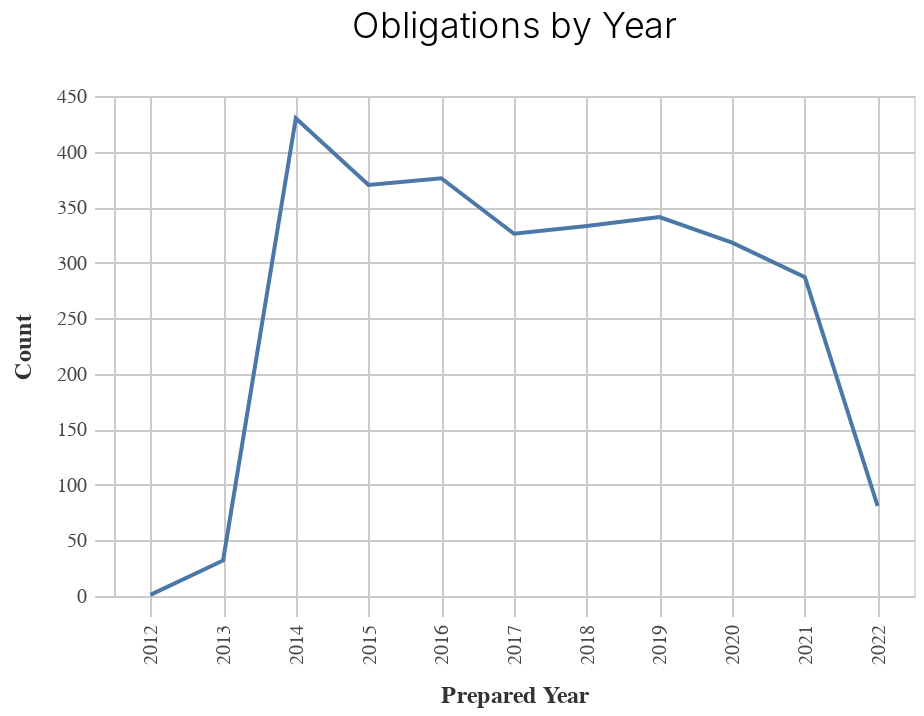
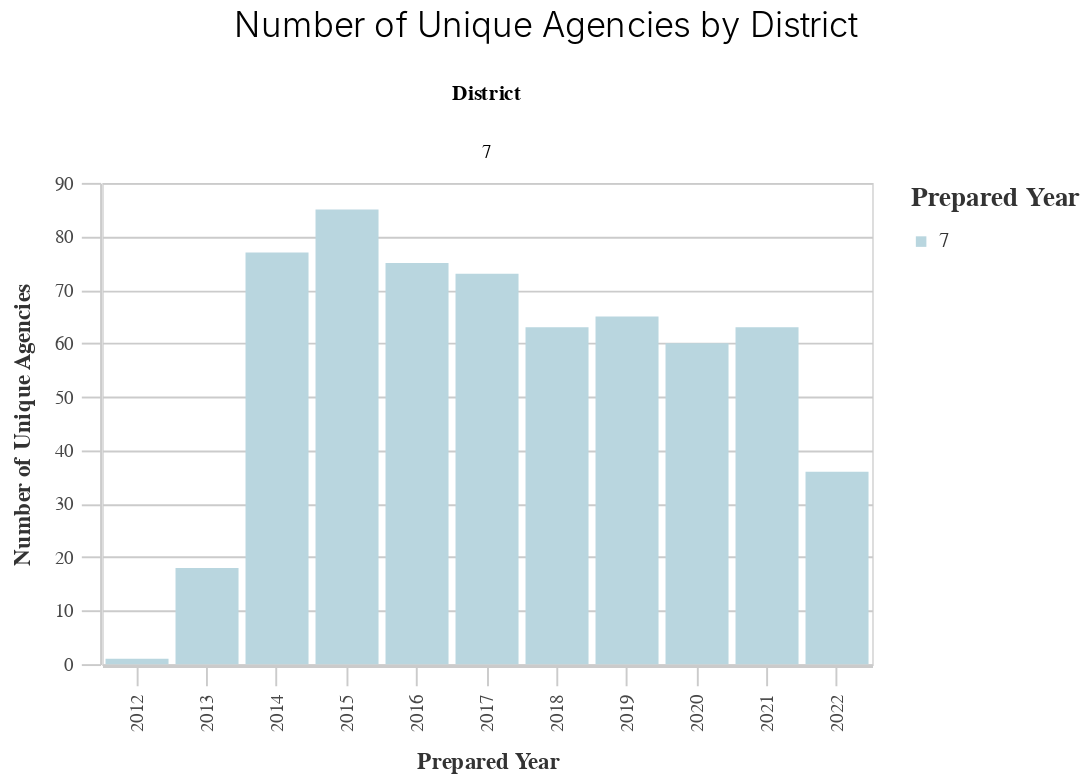
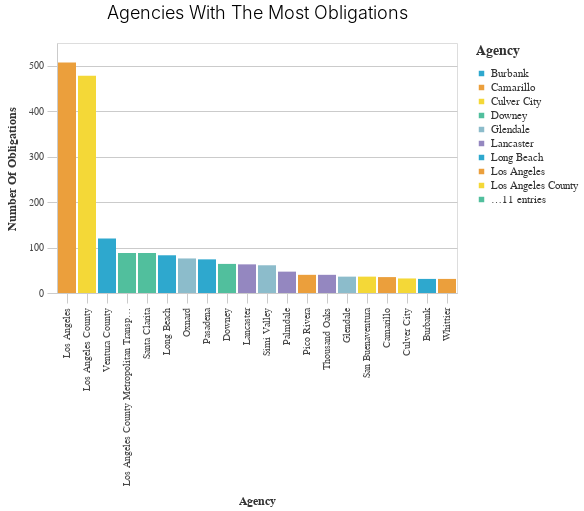
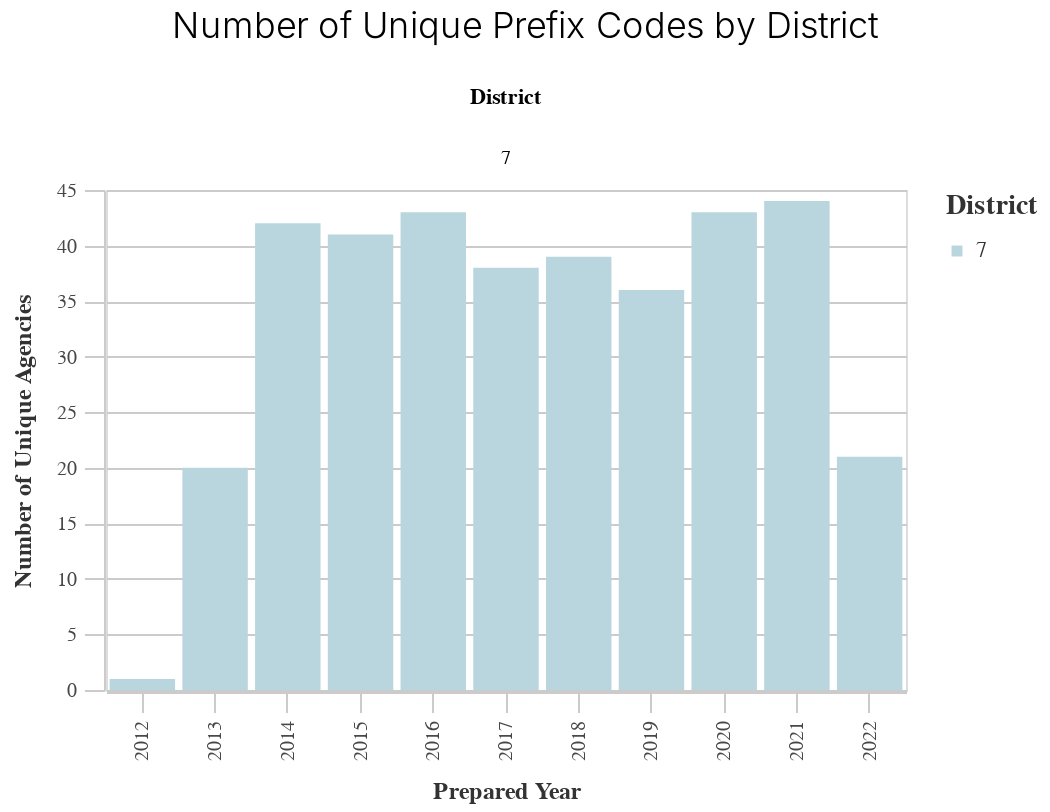

Source (notebook cell) for these figures, in order:
### Code cell
gen_report.make_charts(df, district)

### Figure 1 — Vega-Lite specification as saved in the notebook (floating-point values rounded to 4 significant figures)
{"config": {"view": {"continuousWidth": 400, "continuousHeight": 300}, "axis": {"domainColor": "#cbcbcb", "grid": true, "gridColor": "#cbcbcb", "gridWidth": 1, "labelColor": "#474747", "labelFont": "Nunito Sans", "labelFontSize": 10, "labelPadding": 4, "tickColor": "#cbcbcb", "tickSize": 10, "titleColor": "#333", "titleFont": "Raleway", "titleFontSize": 12, "titlePadding": 10}, "axisBand": {"grid": false}, "background": "white", "font": "Raleway", "header": {"labelFont": "Nunito Sans", "titleFont": "Raleway"}, "legend": {"labelColor": "#333", "labelFont": "Nunito Sans", "labelFontSize": 11, "labelLimit": 0, "padding": 1, "symbolSize": 30, "symbolType": "square", "titleColor": "#333", "titleFont": "Raleway", "titleFontSize": 14, "titlePadding": 10}, "title": {"anchor": "middle", "font": "Raleway", "fontSize": 18, "fontWeight": 300, "offset": 20}}, "data": {"name": "data-9c0049493062d7ccfa33e9368b40f7c0"}, "mark": "line", "encoding": {"tooltip": [{"field": "Year", "type": "quantitative"}, {"field": "count", "type": "quantitative"}], "x": {"field": "Year", "title": "Prepared Year", "type": "ordinal"}, "y": {"field": "count", "title": "Count", "type": "quantitative"}}, "height": 250, "title": "Obligations by Year", "width": 400, "$schema": "https://vega.github.io/schema/vega-lite/v4.17.0.json", "datasets": {"data-9c0049493062d7ccfa33e9368b40f7c0": [{"Year": 2014.0, "count": 430, "variable": "prepared_y"}, {"Year": 2016.0, "count": 376, "variable": "prepared_y"}, {"Year": 2015.0, "count": 370, "variable": "prepared_y"}, {"Year": 2019.0, "count": 341, "variable": "prepared_y"}, {"Year": 2018.0, "count": 333, "variable": "prepared_y"}, {"Year": 2017.0, "count": 326, "variable": "prepared_y"}, {"Year": 2020.0, "count": 318, "variable": "prepared_y"}, {"Year": 2021.0, "count": 287, "variable": "prepared_y"}, {"Year": 2022.0, "count": 81, "variable": "prepared_y"}, {"Year": 2013.0, "count": 32, "variable": "prepared_y"}, {"Year": 2012.0, "count": 1, "variable": "prepared_y"}]}}

### Figure 2 — Vega-Lite specification as saved in the notebook (floating-point values rounded to 4 significant figures)
{"config": {"view": {"continuousWidth": 400, "continuousHeight": 300}, "axis": {"domainColor": "#cbcbcb", "grid": true, "gridColor": "#cbcbcb", "gridWidth": 1, "labelColor": "#474747", "labelFont": "Nunito Sans", "labelFontSize": 10, "labelPadding": 4, "tickColor": "#cbcbcb", "tickSize": 10, "titleColor": "#333", "titleFont": "Raleway", "titleFontSize": 12, "titlePadding": 10}, "axisBand": {"grid": false}, "background": "white", "font": "Raleway", "header": {"labelFont": "Nunito Sans", "titleFont": "Raleway"}, "legend": {"labelColor": "#333", "labelFont": "Nunito Sans", "labelFontSize": 11, "labelLimit": 0, "padding": 1, "symbolSize": 30, "symbolType": "square", "titleColor": "#333", "titleFont": "Raleway", "titleFontSize": 14, "titlePadding": 10}, "title": {"anchor": "middle", "font": "Raleway", "fontSize": 18, "fontWeight": 300, "offset": 20}}, "data": {"name": "data-85dc20bae6b6d9cabf7bf20e6d4d2c32"}, "mark": "bar", "encoding": {"color": {"field": "District", "legend": {"title": "Prepared Year"}, "scale": {"range": ["#B9D6DF", "#8CBCCB", "#2EA8CE", "#136C97", "#0B405B"]}, "type": "nominal"}, "column": {"field": "District", "type": "nominal"}, "tooltip": [{"field": "prepared_y", "type": "quantitative"}, {"field": "Count", "type": "quantitative"}], "x": {"field": "prepared_y", "title": "Prepared Year", "type": "ordinal"}, "y": {"field": "Count", "title": "Number of Unique Agencies", "type": "quantitative"}}, "height": 250, "title": "Number of Unique Agencies by District", "width": 400, "$schema": "https://vega.github.io/schema/vega-lite/v4.17.0.json", "datasets": {"data-85dc20bae6b6d9cabf7bf20e6d4d2c32": [{"prepared_y": 2022.0, "District": 7, "Count": 36}, {"prepared_y": 2021.0, "District": 7, "Count": 63}, {"prepared_y": 2020.0, "District": 7, "Count": 60}, {"prepared_y": 2019.0, "District": 7, "Count": 65}, {"prepared_y": 2018.0, "District": 7, "Count": 63}, {"prepared_y": 2017.0, "District": 7, "Count": 73}, {"prepared_y": 2016.0, "District": 7, "Count": 75}, {"prepared_y": 2015.0, "District": 7, "Count": 85}, {"prepared_y": 2014.0, "District": 7, "Count": 77}, {"prepared_y": 2013.0, "District": 7, "Count": 18}, {"prepared_y": 2012.0, "District": 7, "Count": 1}]}}

### Figure 3 — Vega-Lite specification as saved in the notebook (floating-point values rounded to 4 significant figures)
{"config": {"view": {"continuousWidth": 400, "continuousHeight": 300}, "axis": {"domainColor": "#cbcbcb", "grid": true, "gridColor": "#cbcbcb", "gridWidth": 1, "labelColor": "#474747", "labelFont": "Nunito Sans", "labelFontSize": 10, "labelPadding": 4, "tickColor": "#cbcbcb", "tickSize": 10, "titleColor": "#333", "titleFont": "Raleway", "titleFontSize": 12, "titlePadding": 10}, "axisBand": {"grid": false}, "background": "white", "font": "Raleway", "header": {"labelFont": "Nunito Sans", "titleFont": "Raleway"}, "legend": {"labelColor": "#333", "labelFont": "Nunito Sans", "labelFontSize": 11, "labelLimit": 0, "padding": 1, "symbolSize": 30, "symbolType": "square", "titleColor": "#333", "titleFont": "Raleway", "titleFontSize": 14, "titlePadding": 10}, "title": {"anchor": "middle", "font": "Raleway", "fontSize": 18, "fontWeight": 300, "offset": 20}}, "data": {"name": "data-57342c46ac9b7f2a3eedfc30bf8e91b5"}, "mark": "bar", "encoding": {"color": {"field": "Agency", "legend": {"symbolLimit": 10, "title": "Agency"}, "scale": {"range": ["#2EA8CE", "#EB9F3C", "#F4D837", "#51BF9D", "#8CBCCB", "#9487C0"]}, "type": "nominal"}, "tooltip": [{"field": "Agency", "type": "nominal"}, {"field": "Number of Obligations", "type": "quantitative"}], "x": {"field": "Agency", "sort": "-y", "title": "Agency", "type": "nominal"}, "y": {"field": "Number of Obligations", "title": "Number Of Obligations", "type": "quantitative"}}, "height": 250, "title": "Agencies With The Most Obligations", "width": 400, "$schema": "https://vega.github.io/schema/vega-lite/v4.17.0.json", "datasets": {"data-57342c46ac9b7f2a3eedfc30bf8e91b5": [{"Agency": "Los Angeles", "Number of Obligations": 507, "variable": "primary_agency_name"}, {"Agency": "Los Angeles County", "Number of Obligations": 478, "variable": "primary_agency_name"}, {"Agency": "Ventura County", "Number of Obligations": 120, "variable": "primary_agency_name"}, {"Agency": "Los Angeles County Metropolitan Transportation Authority", "Number of Obligations": 88, "variable": "primary_agency_name"}, {"Agency": "Santa Clarita", "Number of Obligations": 88, "variable": "primary_agency_name"}, {"Agency": "Long Beach", "Number of Obligations": 83, "variable": "primary_agency_name"}, {"Agency": "Oxnard", "Number of Obligations": 76, "variable": "primary_agency_name"}, {"Agency": "Pasadena", "Number of Obligations": 74, "variable": "primary_agency_name"}, {"Agency": "Downey", "Number of Obligations": 64, "variable": "primary_agency_name"}, {"Agency": "Lancaster", "Number of Obligations": 63, "variable": "primary_agency_name"}, {"Agency": "Simi Valley", "Number of Obligations": 61, "variable": "primary_agency_name"}, {"Agency": "Palmdale", "Number of Obligations": 47, "variable": "primary_agency_name"}, {"Agency": "Pico Rivera", "Number of Obligations": 40, "variable": "primary_agency_name"}, {"Agency": "Thousand Oaks", "Number of Obligations": 40, "variable": "primary_agency_name"}, {"Agency": "Glendale", "Number of Obligations": 36, "variable": "primary_agency_name"}, {"Agency": "San Buenaventura", "Number of Obligations": 36, "variable": "primary_agency_name"}, {"Agency": "Camarillo", "Number of Obligations": 35, "variable": "primary_agency_name"}, {"Agency": "Culver City", "Number of Obligations": 32, "variable": "primary_agency_name"}, {"Agency": "Burbank", "Number of Obligations": 31, "variable": "primary_agency_name"}, {"Agency": "Whittier", "Number of Obligations": 31, "variable": "primary_agency_name"}]}}

### Figure 4 — Vega-Lite specification as saved in the notebook (floating-point values rounded to 4 significant figures)
{"config": {"view": {"continuousWidth": 400, "continuousHeight": 300}, "axis": {"domainColor": "#cbcbcb", "grid": true, "gridColor": "#cbcbcb", "gridWidth": 1, "labelColor": "#474747", "labelFont": "Nunito Sans", "labelFontSize": 10, "labelPadding": 4, "tickColor": "#cbcbcb", "tickSize": 10, "titleColor": "#333", "titleFont": "Raleway", "titleFontSize": 12, "titlePadding": 10}, "axisBand": {"grid": false}, "background": "white", "font": "Raleway", "header": {"labelFont": "Nunito Sans", "titleFont": "Raleway"}, "legend": {"labelColor": "#333", "labelFont": "Nunito Sans", "labelFontSize": 11, "labelLimit": 0, "padding": 1, "symbolSize": 30, "symbolType": "square", "titleColor": "#333", "titleFont": "Raleway", "titleFontSize": 14, "titlePadding": 10}, "title": {"anchor": "middle", "font": "Raleway", "fontSize": 18, "fontWeight": 300, "offset": 20}}, "data": {"name": "data-396c15ede841d3ff0a6af9cfd0a27222"}, "mark": "bar", "encoding": {"color": {"field": "District", "legend": {"title": "District"}, "scale": {"range": ["#B9D6DF", "#8CBCCB", "#2EA8CE", "#136C97", "#0B405B"]}, "type": "nominal"}, "column": {"field": "District", "type": "nominal"}, "tooltip": [{"field": "prepared_y", "type": "quantitative"}, {"field": "Count", "type": "quantitative"}], "x": {"field": "prepared_y", "title": "Prepared Year", "type": "ordinal"}, "y": {"field": "Count", "title": "Number of Unique Agencies", "type": "quantitative"}}, "height": 250, "title": "Number of Unique Prefix Codes by District", "width": 400, "$schema": "https://vega.github.io/schema/vega-lite/v4.17.0.json", "datasets": {"data-396c15ede841d3ff0a6af9cfd0a27222": [{"prepared_y": 2022.0, "District": 7, "Count": 21}, {"prepared_y": 2021.0, "District": 7, "Count": 44}, {"prepared_y": 2020.0, "District": 7, "Count": 43}, {"prepared_y": 2019.0, "District": 7, "Count": 36}, {"prepared_y": 2018.0, "District": 7, "Count": 39}, {"prepared_y": 2017.0, "District": 7, "Count": 38}, {"prepared_y": 2016.0, "District": 7, "Count": 43}, {"prepared_y": 2015.0, "District": 7, "Count": 41}, {"prepared_y": 2014.0, "District": 7, "Count": 42}, {"prepared_y": 2013.0, "District": 7, "Count": 20}, {"prepared_y": 2012.0, "District": 7, "Count": 1}]}}
